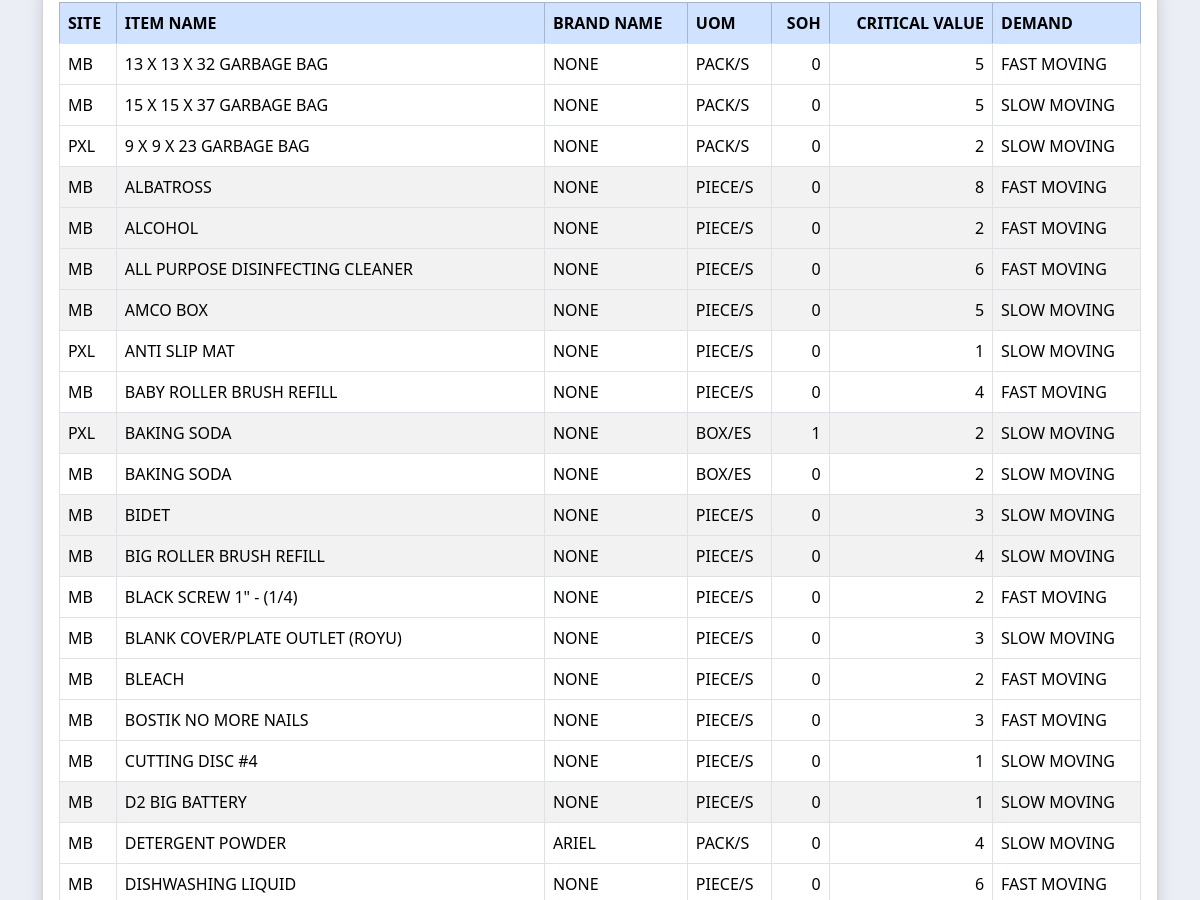
Before: /dashboard/ (signed in, middle part) with the older database file.
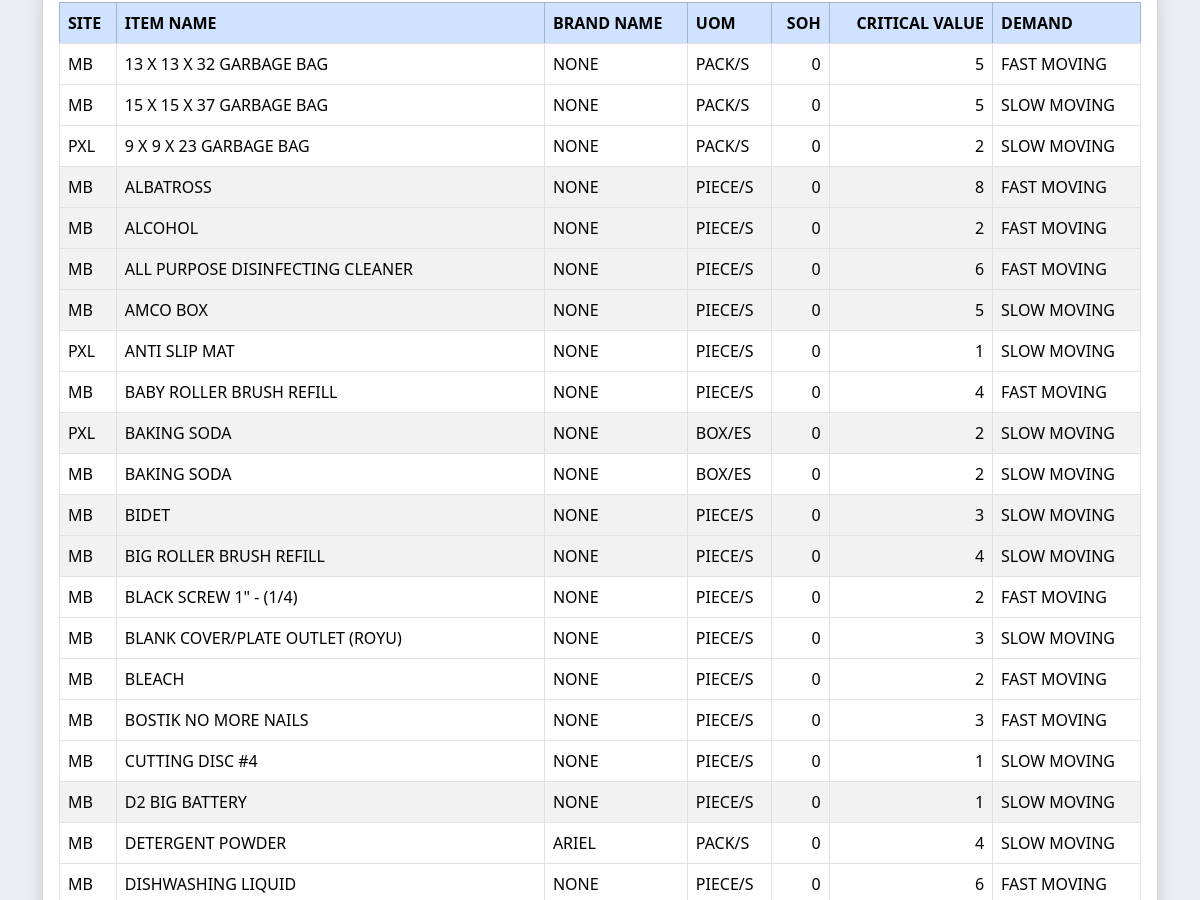
After: the same page with the newer database file.
### inventory/models.py (models this page shows, shortened)
class ItemBase(models.Model):
    item_name = models.CharField(max_length=200, null=True)
    brand_name = models.CharField(max_length=200, null=True)
    soh = models.IntegerField(null=True)
    item_code = models.CharField(max_length=200, null=True, blank=True)
    date_added = models.DateTimeField(auto_now_add=True)
    remarks = models.CharField(max_length=50, null=True)
    uom = models.ForeignKey(UOM, on_delete=models.CASCADE, null=True)
    critical_value = models.IntegerField(null=True, blank=True)
    site = models.ForeignKey(Site, on_delete=models.CASCADE)
    demand_item = models.ForeignKey(DemandItems, on_delete=models.CASCADE)
    division = models.ForeignKey(Division, on_delete=models.CASCADE, null=True)
    class Meta:
        ordering = ["item_name"]

class Site(models.Model):
    site = models.CharField(max_length=200)
    class Meta:
        ordering = ["site"]
    def __str__(self):
        return self.site

class UOM(models.Model):
    uom = models.CharField(max_length=100)
    def __str__(self):
        return self.uom
    class Meta:
        ordering = ["uom"]

class DemandItems(models.Model):
    demand_item = models.CharField(max_length=30)
    def __str__(self):
        return self.demand_item
    class Meta:
        ordering = ["demand_item"]

### dashboard/views.py (the view)
# urls.py: path('', views.dashboard_view, name='dashboard'),
@login_required
def dashboard_view(request):
    itembase = ItemBase.objects.all()
    item = Item.objects.all()
    item_count = itembase.count()
    critical_count = 0
    critical_list = []
    for critical in itembase:
        if critical.critical_value != 0:
            if critical.critical_value is not None:
                if critical.soh <= critical.critical_value:
                    critical_count += 1
                    critical_list.append(critical.id)
                    print(f"critical database = {critical.soh}")
                    print(f"critical assign = {critical.critical_value}")
            else:
                if critical.soh <= none_value:
                    critical_count += 1
                    critical_list.append(critical.id)
    print(critical_count)
    transaction_count = 0
    for transaction_date in item:
        if transaction_date.date_added.date() == datetime.datetime.now().date():
            transaction_count += 1
    context = {
        'item_count': item_count,
        'critical_count': critical_count,
        'none_value': none_value,
        'itembase': itembase,
        'transaction_count': transaction_count
    }
    return render(request, 'dashboard/dashboard_template.html', context)

### clinic/templatetags/custom_tags.py (called while the page is built)
@register.filter(name='has_group')
def has_group(user, group_name):
    return user.groups.filter(name=group_name).exists()

### dashboard/templates/dashboard/dashboard_template.html (shortened to what this page needs)
{% extends 'base.html'  %}
{% block content %}
<div class="container">
<div class="row">
    <div class="col-12">
          <div class="card card-body shadow fade show">
            <table class="table table-bordered table-hover table-striped">
                  <thead class="table-primary">
                    <tr>
                      <th scope="col">SITE</th>
                      <th scope="col">ITEM NAME</th>
                      <th scope="col">BRAND NAME</th>
                      <th scope="col">UOM</th>
                      <th scope="col" class="text-right">SOH</th>
                      <th scope="col" class="text-right">CRITICAL VALUE</th>
                      <th scope="col">DEMAND</th>
                    </tr>
                  </thead>
                  <tbody>
                    {% for item in itembase %}
                    <tr>
                      {% if item.critical_value != 0 %}
                        {% if item.critical_value > 0 %}
                          {% if item.soh <= item.critical_value %}
                            <td>{{ item.site }}</td>
                            <td>{{ item.item_name }}</td>
                            <td>{{ item.brand_name }}</td>
                            <td>{{ item.uom }}</td>
                            <td class="item_soh text-right">{{ item.soh }}</td>
                            <td class="text-right">{{ item.critical_value }}</td>
                            <td>{{ item.demand_item }}</td>
                          {% endif %}
                        {% endif %}
                      {% endif %}
                    </tr>
                    {% endfor %}
                  </tbody>
                </table>
          </div>
    </div>
</div>
</div>
{% endblock content %}

### templates/base.html (shortened to what this page needs)
<!doctype html>
{% load static %}
<html lang="en">
  <head>
    <link href="https://cdn.jsdelivr.net/npm/bootstrap@5.3.3/dist/css/bootstrap.min.css" rel="stylesheet">
    <link href="{% static 'mystyle.css' %}" rel="stylesheet">
    <link href="https://cdn.jsdelivr.net/npm/select2@4.1.0-rc.0/dist/css/select2.min.css" rel="stylesheet" />
  </head>
  <body>
    <div class="container-fluid">
      {% block content %}
      {% endblock content %}
    </div>
    <link rel="stylesheet" href="https://cdnjs.cloudflare.com/ajax/libs/font-awesome/6.5.2/css/all.min.css" />
  </body>
</html>

### templates/navbar.html (shortened to what this page needs)
{% load custom_tags %}

### static/mystyle.css (style rules this page uses)
body { background-color: #ebeff5; }
.text-right { text-align: right }

Changed rows visible on the page:
changed ItemBase (number 10 of 21 on the later page): soh "1" → "0"
